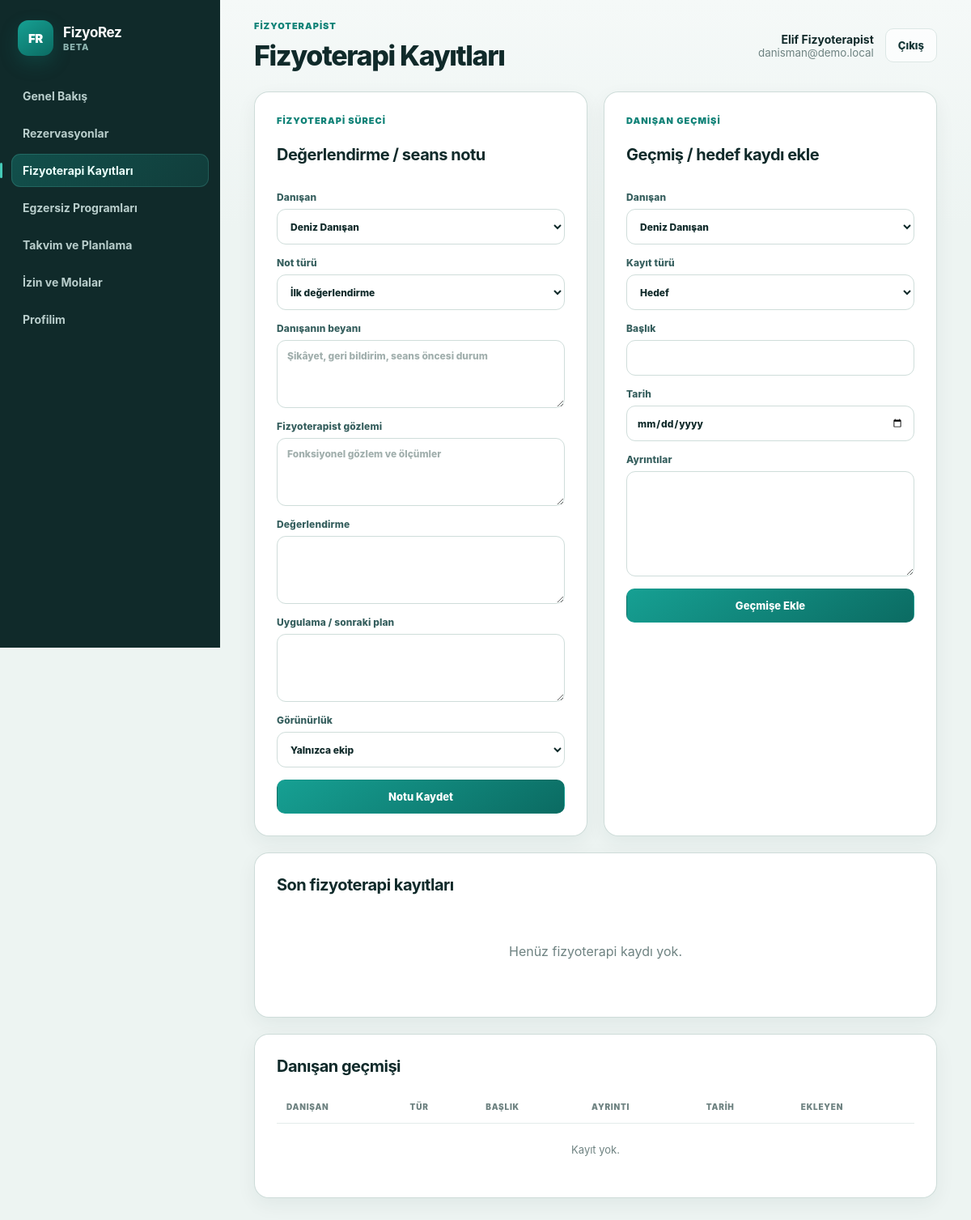
/admin/clinical (signed in), run on the app's committed database.
### tables this page shows
CREATE TABLE IF NOT EXISTS users (
    id INT UNSIGNED AUTO_INCREMENT PRIMARY KEY,
    role ENUM('super_admin', 'admin', 'consultant', 'staff', 'customer') NOT NULL,
    name VARCHAR(160) NOT NULL,
    email VARCHAR(190) NOT NULL UNIQUE,
    phone VARCHAR(40) NULL,
    password_hash VARCHAR(255) NOT NULL,
    status ENUM('pending', 'active', 'suspended', 'passive') NOT NULL DEFAULT 'active',
    email_verified_at DATETIME NULL,
    privacy_consent_at DATETIME NULL,
    last_login_at DATETIME NULL,
    created_at DATETIME NOT NULL DEFAULT CURRENT_TIMESTAMP,
    updated_at DATETIME NULL ON UPDATE CURRENT_TIMESTAMP,
    INDEX idx_users_role (role),
    INDEX idx_users_status (status)
);

### admin/index.php (called while the page is built, shortened)
<?php
require dirname(__DIR__) . '/app/web.php';

### app/core.php (called while the page is built, shortened)
<?php
function config(string $key, mixed $default = null): mixed
{
    $value = $GLOBALS['config'] ?? [];
    foreach (explode('.', $key) as $segment) {
        $value = $value[$segment];
    }
    return $value;
}
function e(mixed $value): string
{
    return htmlspecialchars((string) $value, ENT_QUOTES, 'UTF-8');
}
function normalize_app_path(string $path): string
{
    $path = '/' . trim($path, '/');
    return $path === '//' ? '/' : $path;
}
function app_base_path(): string
{
    static $basePath = null;
    if ($basePath !== null) {
        return $basePath;
    }
    $scriptName = str_replace('\\', '/', (string) ($_SERVER['SCRIPT_NAME'] ?? ''));
    if (str_ends_with($scriptName, '/api/v1/index.php')) {
        $scriptDir = dirname(dirname(dirname($scriptName)));
    } elseif (str_ends_with($scriptName, '/admin/index.php')) {
        $scriptDir = dirname(dirname($scriptName));
    } elseif (str_ends_with($scriptName, '/index.php')) {
        $scriptDir = dirname($scriptName);
    } else {
        $scriptDir = '';
    }
    $scriptDir = trim(str_replace('\\', '/', $scriptDir), '/');
    return $basePath = $scriptDir === '' ? '' : '/' . $scriptDir;
}
function url_for(string $path = ''): string
{
    $base = app_base_path();
    $path = normalize_app_path($path);
    return $path === '/' ? ($base === '' ? '/' : $base . '/') : $base . $path;
}
function asset_url(string $path): string
{
    return url_for('/' . ltrim($path, '/'));
}
final class DB
{
    private static ?PDO $pdo = null;
    public static function pdo(): PDO
    {
        if (self::$pdo instanceof PDO) {
            return self::$pdo;
        }
        $db = config('db');
        $dsn = sprintf(
            'mysql:host=%s;dbname=%s;charset=%s',
            $db['host'] ?? 'localhost',
            $db['name'] ?? '',
            $db['charset'] ?? 'utf8mb4'
        );
        try {
            self::$pdo = new PDO($dsn, (string) ($db['user'] ?? ''), (string) ($db['pass'] ?? ''), [
                PDO::ATTR_ERRMODE => PDO::ERRMODE_EXCEPTION,
                PDO::ATTR_DEFAULT_FETCH_MODE => PDO::FETCH_ASSOC,
                PDO::ATTR_EMULATE_PREPARES => false,
            ]);
        } catch (PDOException $e) {
            throw new RuntimeException(friendly_error_message($e), 0, $e);
        }
        return self::$pdo;
    }
    public static function fetch(string $sql, array $params = []): ?array
    {
        $stmt = self::pdo()->prepare($sql);
        $stmt->execute($params);
        $row = $stmt->fetch();
        return $row ?: null;
    }
    public static function fetchAll(string $sql, array $params = []): array
    {
        $stmt = self::pdo()->prepare($sql);
        $stmt->execute($params);
        return $stmt->fetchAll();
    }
}
final class Auth
{
    public static function currentUser(): ?array
    {
        $user = DB::fetch('SELECT * FROM users WHERE id = ? AND status = "active"', [(int) $_SESSION['user_id']]);
        return $user ? self::sanitizeUser($user) : null;
    }
    public static function requireWeb(array $roles = []): array
    {
        $user = self::currentUser();
        return $user;
    }
    public static function sanitizeUser(array $user): array
    {
        unset($user['password_hash'], $user['token_hash']);
        return $user;
    }
}

### app/authorization.php (called while the page is built, shortened)
<?php
final class Authorization
{
    private static array $cache = [];
    public static function can(array $user, string $permission): bool
    {
        $role = (string) ($user['role'] ?? '');
        if (!array_key_exists($role, self::$cache)) {
            $rows = DB::fetchAll(
                'SELECT p.slug FROM permissions p
                 INNER JOIN role_permissions rp ON rp.permission_id = p.id
                 INNER JOIN roles r ON r.id = rp.role_id
                 WHERE r.slug = ?',
                [$role]
            );
            self::$cache[$role] = array_fill_keys(array_column($rows, 'slug'), true);
        }
        return isset(self::$cache[$role][$permission]);
    }
}
function can(array $user, string $permission): bool
{
    return Authorization::can($user, $permission);
}

### app/clinical.php (called while the page is built, shortened)
<?php
final class ClinicalService
{
    public static function notes(array $actor, ?int $customerId = null): array
    {
        $where = $customerId ? 'WHERE n.customer_id = ?' : '';
        $params = $customerId ? [$customerId] : [];
        return DB::fetchAll(
            'SELECT n.*, c.name AS customer_name, f.name AS consultant_name, creator.name AS created_by_name
             FROM clinical_notes n INNER JOIN users c ON c.id = n.customer_id
             INNER JOIN users f ON f.id = n.consultant_id INNER JOIN users creator ON creator.id = n.created_by
             ' . $where . ' ORDER BY n.id DESC LIMIT 300',
            $params
        );
    }
}

### app/web.php (the view, shortened to what this page needs)
<?php
$path = current_path();
$flash = $_SESSION['flash'] ?? null;
try {
    $user = Auth::requireWeb();
    render_page($user, $path, $flash);
} catch (Throwable $e) {
    http_response_code(500);
    render_error($e);
}
function role_home(string $role): string
{
    return $role === 'customer' ? '/customer' : '/admin';
}
    ?>
    <?php
function render_page(array $user, string $path, ?array $flash): void
{
    $title = page_title($path);
    ?>
    <!doctype html><html lang="tr"><head><meta charset="utf-8"><meta name="viewport" content="width=device-width, initial-scale=1">
    <title><?= e($title) ?> · <?= e(config('app.name')) ?></title><link rel="stylesheet" href="<?= e(asset_url('assets/css/app.css') . '?v=5') ?>"></head><body>
    <div class="app-shell"><aside class="sidebar" id="sidebar"><a href="<?= e(url_for(role_home((string) $user['role']))) ?>" class="brand"><span class="brand-mark">FR</span><span><strong><?= e(config('app.name')) ?></strong><small>Beta</small></span></a><nav class="nav"><?= nav_links($user, $path) ?></nav></aside>
    <div class="main-shell"><header class="topbar"><button type="button" class="menu-button" data-menu aria-label="Menüyü aç">☰</button><div><p class="eyebrow"><?= e(role_label((string) $user['role'])) ?></p><h1><?= e($title) ?></h1></div><div class="user-box"><span><strong><?= e($user['name']) ?></strong><small><?= e($user['email']) ?></small></span><form method="post" action="<?= e(url_for('/logout')) ?>"><?= csrf_field() ?><button class="btn btn-ghost">Çıkış</button></form></div></header>
    <?php render_flash($flash); ?><main class="content"><?php render_route($user, $path); ?></main></div></div>
    <script src="<?= e(asset_url('assets/js/app.js') . '?v=5') ?>"></script></body></html>
    <?php
}
function page_title(string $path): string
{
    return [
        '/admin' => 'Genel Bakış', '/admin/users' => 'Personel Yönetimi', '/admin/customers' => 'Danışanlar', '/admin/roles' => 'Rol ve Yetkiler',
        '/admin/services' => 'Hizmetler', '/admin/packages' => 'Paket ve Haklar', '/admin/reservations' => 'Rezervasyonlar',
        '/admin/availability' => 'Takvim ve Planlama', '/admin/time-off' => 'İzin ve Molalar', '/admin/payments' => 'Ödemeler ve Bakiye',
        '/admin/reports' => 'Raporlar', '/admin/settings' => 'Sistem Ayarları', '/admin/profile' => 'Profilim',
        '/admin/clinical' => 'Fizyoterapi Kayıtları', '/admin/exercises' => 'Egzersiz Programları',
        '/admin/audit' => 'İşlem Kayıtları',
        '/customer' => 'Ana Sayfa', '/customer/book' => 'Randevu Al', '/customer/reservations' => 'Randevularım',
        '/customer/packages' => 'Paketlerim', '/customer/payments' => 'Bakiye ve Ödemelerim', '/customer/profile' => 'Profilim',
        '/customer/programs' => 'Egzersiz Programım',
    ][$path] ?? 'FizyoRez';
}
function role_label(string $role): string
{
    return ['super_admin' => 'Süper Yönetici', 'admin' => 'Yönetici', 'staff' => 'Resepsiyon / Personel', 'consultant' => 'Fizyoterapist', 'customer' => 'Danışan Portalı'][$role] ?? $role;
}
function nav_links(array $user, string $path): string
{
    if ($user['role'] === 'customer') {
        $links = ['/customer' => 'Ana Sayfa', '/customer/book' => 'Randevu Al', '/customer/reservations' => 'Randevularım', '/customer/packages' => 'Paketlerim', '/customer/programs' => 'Egzersiz Programım', '/customer/payments' => 'Bakiye ve Ödemelerim', '/customer/profile' => 'Profilim'];
    } else {
        $links = ['/admin' => 'Genel Bakış'];
        if (can($user, 'reservations.view_all') || can($user, 'reservations.manage_own')) $links['/admin/reservations'] = 'Rezervasyonlar';
        if (can($user, 'clinical.view_all')) $links['/admin/clinical'] = 'Fizyoterapi Kayıtları';
        if (can($user, 'exercises.manage')) $links['/admin/exercises'] = 'Egzersiz Programları';
        if (can($user, 'schedules.manage_own') || can($user, 'schedules.view_all')) $links['/admin/availability'] = 'Takvim ve Planlama';
        if (can($user, 'time_off.manage_own') || can($user, 'time_off.manage_all')) $links['/admin/time-off'] = 'İzin ve Molalar';
        $links['/admin/profile'] = 'Profilim';
    }
    $html = '';
    foreach ($links as $href => $label) {
        $html .= '<a class="' . ($path === $href ? 'active' : '') . '" href="' . e(url_for($href)) . '">' . e($label) . '</a>';
    }
    return $html;
}
function render_route(array $user, string $path): void
{
    switch ($path) {
        case '/admin/clinical': Authorization::require($user, 'clinical.view_all'); render_clinical($user); break;
    }
}
        ?>
    ?><p class="notice">Banka, kart ve PayPal seçenekleri beta aşamasında danışan bakiyesine yükleme ve yetkili onayıyla çalışır. Canlı entegrasyon daha sonra açılacaktır.</p><?php
function render_clinical(array $user): void
{
    $customerRows = customers(); $physios = consultants(); $notes = ClinicalService::notes($user);
    $history = DB::fetchAll('SELECT h.*, c.name AS customer_name, u.name AS created_by_name FROM patient_history h INNER JOIN users c ON c.id=h.customer_id INNER JOIN users u ON u.id=h.created_by ORDER BY h.id DESC LIMIT 200'); ?>
    <section class="grid two-col"><form method="post" class="panel form-grid single"><?= csrf_field() ?><input type="hidden" name="action" value="create_clinical_note"><p class="eyebrow">Fizyoterapi süreci</p><h2>Değerlendirme / seans notu</h2><label>Danışan<select name="customer_id"><?php options($customerRows); ?></select></label><?php if ($user['role'] !== 'consultant'): ?><label>Fizyoterapist<select name="consultant_id"><?php options($physios); ?></select></label><?php endif; ?><label>Not türü<select name="note_type"><option value="assessment">İlk değerlendirme</option><option value="treatment">Seans / uygulama notu</option><option value="progress">İlerleme değerlendirmesi</option><option value="discharge">Süreç sonu notu</option></select></label><label>Danışanın beyanı<textarea name="subjective" rows="3" placeholder="Şikâyet, geri bildirim, seans öncesi durum"></textarea></label><label>Fizyoterapist gözlemi<textarea name="objective" rows="3" placeholder="Fonksiyonel gözlem ve ölçümler"></textarea></label><label>Değerlendirme<textarea name="assessment" rows="3"></textarea></label><label>Uygulama / sonraki plan<textarea name="plan" rows="3"></textarea></label><label>Görünürlük<select name="visibility"><option value="internal">Yalnızca ekip</option><option value="customer_shared">Danışanla plan ve değerlendirmeyi paylaş</option></select></label><button class="btn btn-primary">Notu Kaydet</button></form>
    <form method="post" class="panel form-grid single"><p class="eyebrow">Danışan geçmişi</p><h2>Geçmiş / hedef kaydı ekle</h2><label>Danışan<select name="customer_id"></select></label><label>Kayıt türü<select name="history_type"><option value="goal">Hedef</option></select></label><label>Başlık<input name="title" required></label><label>Tarih<input type="date" name="event_date"></label><label>Ayrıntılar<textarea name="details" rows="6"></textarea></label><button class="btn btn-primary">Geçmişe Ekle</button></form></section>
    <section class="panel"><h2>Son fizyoterapi kayıtları</h2><div class="clinical-list"><?php if (!$notes): ?><p class="empty">Henüz fizyoterapi kaydı yok.</p><?php endif; ?></div></section>
    <section class="panel"><h2>Danışan geçmişi</h2><?php render_bare_table($history, ['customer_name' => 'Danışan', 'history_type' => 'Tür', 'title' => 'Başlık', 'details' => 'Ayrıntı', 'event_date' => 'Tarih', 'created_by_name' => 'Ekleyen']); ?></section><?php
}
    $programs = DB::fetchAll('SELECT ep.*, c.name AS customer_name, u.name AS created_by_name FROM exercise_programs ep INNER JOIN users c ON c.id=ep.customer_id INNER JOIN users u ON u.id=ep.created_by ORDER BY ep.id DESC LIMIT 200'); ?>
    ?><section class="panel"><?php render_bare_table($rows, $columns); ?></section><?php
function render_bare_table(array $rows, array $columns): void
{
    ?><div class="table-wrap"><table><thead><tr><?php foreach ($columns as $label): ?><th><?= e($label) ?></th><?php endforeach; ?></tr></thead><tbody><?php if (!$rows): ?><tr><td colspan="<?= count($columns) ?>" class="empty">Kayıt yok.</td></tr><?php endif; ?></tbody></table></div><?php
}
    ?><?php
function customers(): array { return DB::fetchAll('SELECT id, name FROM users WHERE role = "customer" AND status = "active" ORDER BY name'); }
function consultants(): array { return DB::fetchAll('SELECT id, name FROM users WHERE role = "consultant" AND status = "active" ORDER BY name'); }
function options(array $rows, string $labelKey = 'name'): void { foreach ($rows as $row) echo '<option value="' . e($row['id']) . '">' . e($row[$labelKey] ?? $row['name'] ?? $row['id']) . '</option>'; }
function csrf_field(): string { return '<input type="hidden" name="_csrf" value="' . e(csrf_token()) . '">'; }

### data on the page
users: role "FIZYOTERAPIST", name "Elif Fizyoterapist", email "danisman@demo.local"

### other printed values
config('app.name') "FizyoRez"
$label "Genel Bakış"
$label "Rezervasyonlar"
$label "Fizyoterapi Kayıtları"
$label "Egzersiz Programları"
$label "Takvim ve Planlama"
$label "İzin ve Molalar"
$label "Profilim"
$title "Fizyoterapi Kayıtları"
$label "DANIŞAN"
$label "TÜR"
$label "BAŞLIK"
$label "AYRINTI"
$label "TARIH"
$label "EKLEYEN"
